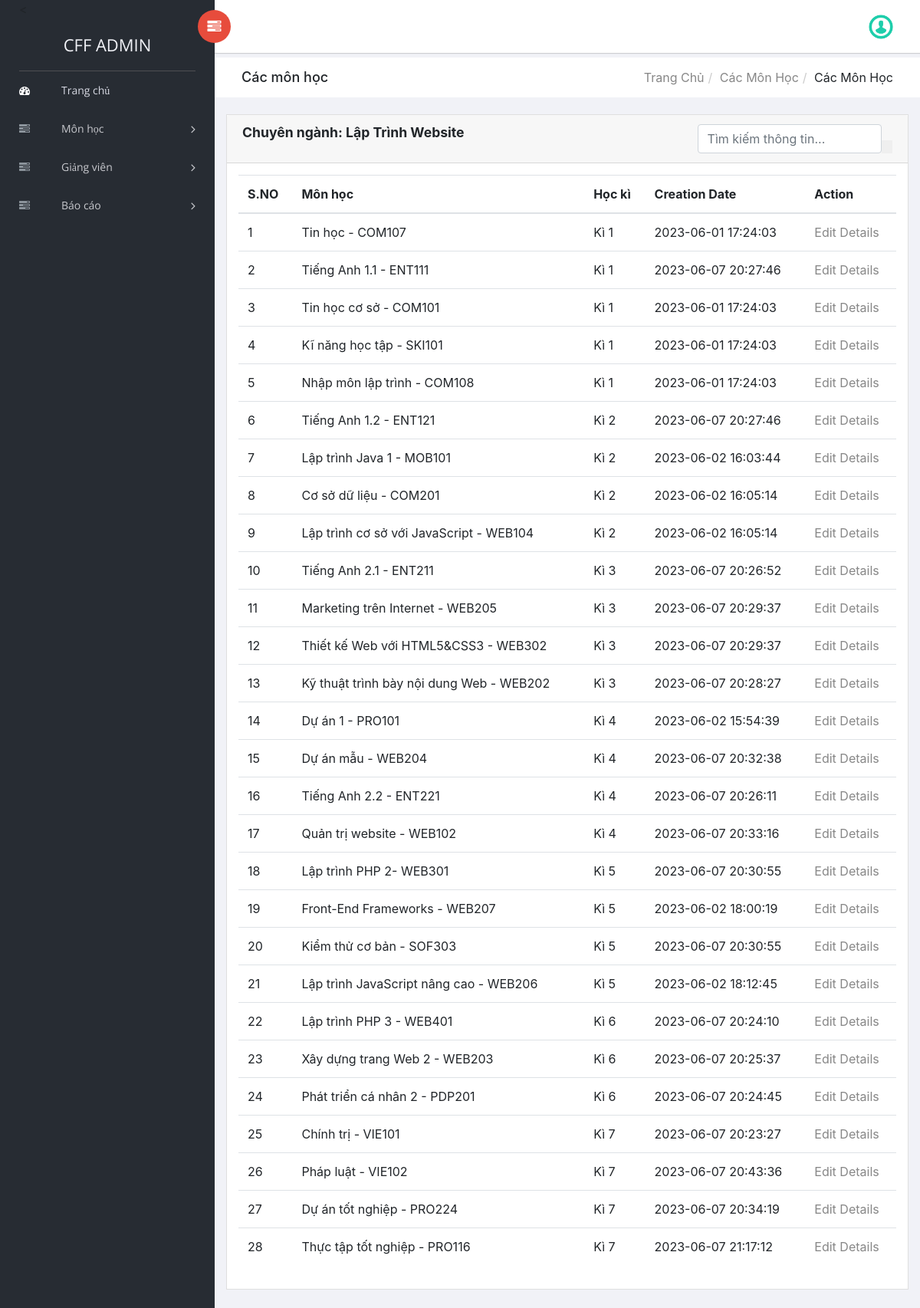
Screenshot of /CFF/admin/manage-subjects.php (signed in) with the database file from the repository.
### tables this page shows
CREATE TABLE `tailieu` (
  `name` varchar(255) NOT NULL,
  `ki` varchar(11) DEFAULT NULL,
  `mota` varchar(255) DEFAULT NULL,
  `CreationDate` timestamp NULL DEFAULT current_timestamp()
);

### CFF/admin/manage-subjects.php (the view, shortened to what this page needs)
<?php
include('includes/dbconnection.php');
if (strlen($_SESSION['trmsaid'] == 0)) {
    header('location:logout.php');
} else {
?>
    <!doctype html>
    <html class="no-js" lang="en">
    <head>
        <link rel="stylesheet" href="vendors/bootstrap/dist/css/bootstrap.min.css">
        <link rel="stylesheet" href="vendors/font-awesome/css/font-awesome.min.css">
        <link rel="stylesheet" href="vendors/themify-icons/css/themify-icons.css">
        <link rel="stylesheet" href="vendors/flag-icon-css/css/flag-icon.min.css">
        <link rel="stylesheet" href="vendors/selectFX/css/cs-skin-elastic.css">
        <link rel="stylesheet" href="assets/css/style.css">
    </head>
    <body>
        <?php include_once('includes/sidebar.php'); ?>
        <div id="right-panel" class="right-panel">
            <?php include_once('includes/header.php'); ?>
            <div class="breadcrumbs">
                <div class="col-sm-4">
                    <div class="page-header float-left">
                        <div class="page-title">
                            <h1>Các môn học</h1>
                        </div>
                    </div>
                </div>
                <div class="col-sm-8">
                    <div class="page-header float-right">
                        <div class="page-title">
                            <ol class="breadcrumb text-right">
                                <li><a href="dashboard.php">Trang chủ</a></li>
                                <li><a href="manage-subjects.php">Các môn học</a></li>
                                <li class="active">Các môn học</li>
                            </ol>
                        </div>
                    </div>
                </div>
            </div>
            <div class="content mt-3">
                <div class="animated fadeIn">
                    <div class="row">
                        <div class="col-lg-12">
                            <div class="card">
                                <div class="card-header">
                                    <h4>
                                        <strong class="card-title">Chuyên ngành: Lập Trình Website </strong>
                                        <form action="manage-subjects.php" class="form_box d-flex justify-content-between w-100" method="post" name="search">
                                        <input type="search" id="searchdata" name="searchteacher" placeholder="Tìm kiếm thông tin..." data-aos="fade-up" data-aos-delay="200" class="form-control btn-get-started" style="margin-left:70%;margin-top:-2.4%; width:30%" />
                                        <button type="submit" class="btn btn-get-started mr-0 pr-0" name="search" id="submit">
                                        </button>
                                        </form>
                                    </h4>
                                </div>
                                <?php
                                if (isset($_POST['search'])) {
                                    $sdata = $_POST['searchteacher'];
                                    $sql = "SELECT * from tailieu where name like  '%$sdata%' || ki like '%$sdata%'";
                                    $query = $dbh->prepare($sql);
                                    $query->execute();
                                    $results = $query->fetchAll(PDO::FETCH_OBJ);
                                ?>
                                    <div class="card-body">
                                        <table class="table">
                                            <thead>
                                                <tr>
                                                <tr>
                                                    <th>STT</th>
                                                    <th>Môn học</th>
                                                    <th>Học kì</th>
                                                    <th>Creation Date</th>
                                                    <th>Action</th>
                                                </tr>
                                                </tr>
                                            </thead>
                                            <?php
                                            $cnt = 1;
                                            if ($query->rowCount() > 0) {
                                                foreach ($results as $row) {               ?>
                                                    <tr>
                                                        <td><?php echo htmlentities($cnt); ?></td>
                                                        <td><?php echo htmlentities($row->name); ?></td>
                                                        <td><?php echo htmlentities($row->ki); ?></td>
                                                        <td><?php echo htmlentities($row->CreationDate); ?></td>
                                                        <td><a href="edit-subjects-detail.php?name=<?php echo htmlentities($row->name); ?>">Edit Details</a></td>
                                                    </tr>
                                            <?php $cnt = $cnt + 1;
                                                }
                                            } ?>
                                        </table>
                                    </div>
                                <?php  } else { ?>
                                    <div class="card-body">
                                        <table class="table">
                                            <thead>
                                                <tr>
                                                <tr>
                                                    <th>S.NO</th>
                                                    <th>Môn học</th>
                                                    <th>Học kì</th>
                                                    <th>Creation Date</th>
                                                    <th>Action</th>
                                                </tr>
                                                </tr>
                                            </thead>
                                            <?php
                                            $sql = "SELECT * from tailieu Order By ki";
                                            $query = $dbh->prepare($sql);
                                            $query->execute();
                                            $results = $query->fetchAll(PDO::FETCH_OBJ);
                                            $cnt = 1;
                                            if ($query->rowCount() > 0) {
                                                foreach ($results as $row) {               ?>
                                                    <tr>
                                                        <td><?php echo htmlentities($cnt); ?></td>
                                                        <td><?php echo htmlentities($row->name); ?></td>
                                                        <td><?php echo htmlentities($row->ki); ?></td>
                                                        <td><?php echo htmlentities($row->CreationDate); ?></td>
                                                        <td><a href="edit-subjects-detail.php?name=<?php echo htmlentities($row->name); ?>">Edit Details</a></td>
                                                    </tr>
                                            <?php $cnt = $cnt + 1;
                                                }
                                            } ?>
                                        </table>
                                    </div>
                                <?php } ?>
                            </div>
                        </div>
                    </div>
                </div>
            </div>
        </div>
    </body>
    </html>
<?php }  ?>

### rows the page displays
tailieu: name "Tin học - COM107", ki "Kì 1", CreationDate "2023-06-01 17:24:03"
tailieu: name "Tiếng Anh 1.1 - ENT111", ki "Kì 1", CreationDate "2023-06-07 20:27:46"
tailieu: name "Tin học cơ sở - COM101", ki "Kì 1", CreationDate "2023-06-01 17:24:03"
tailieu: name "Kĩ năng học tập - SKI101", ki "Kì 1", CreationDate "2023-06-01 17:24:03"
tailieu: name "Nhập môn lập trình - COM108", ki "Kì 1", CreationDate "2023-06-01 17:24:03"
tailieu: name "Tiếng Anh 1.2 - ENT121", ki "Kì 2", CreationDate "2023-06-07 20:27:46"
tailieu: name "Lập trình Java 1 - MOB101", ki "Kì 2", CreationDate "2023-06-02 16:03:44"
tailieu: name "Cơ sở dữ liệu - COM201", ki "Kì 2", CreationDate "2023-06-02 16:05:14"
tailieu: name "Lập trình cơ sở với JavaScript - WEB104", ki "Kì 2", CreationDate "2023-06-02 16:05:14"
tailieu: name "Tiếng Anh 2.1 - ENT211", ki "Kì 3", CreationDate "2023-06-07 20:26:52"
tailieu: name "Marketing trên Internet - WEB205", ki "Kì 3", CreationDate "2023-06-07 20:29:37"
tailieu: name "Thiết kế Web với HTML5&CSS3 - WEB302", ki "Kì 3", CreationDate "2023-06-07 20:29:37"
tailieu: name "Kỹ thuật trình bày nội dung Web - WEB202", ki "Kì 3", CreationDate "2023-06-07 20:28:27"
tailieu: name "Dự án 1 - PRO101", ki "Kì 4", CreationDate "2023-06-02 15:54:39"
tailieu: name "Dự án mẫu - WEB204", ki "Kì 4", CreationDate "2023-06-07 20:32:38"
tailieu: name "Tiếng Anh 2.2 - ENT221", ki "Kì 4", CreationDate "2023-06-07 20:26:11"
tailieu: name "Quản trị website - WEB102", ki "Kì 4", CreationDate "2023-06-07 20:33:16"
tailieu: name "Lập trình PHP 2- WEB301", ki "Kì 5", CreationDate "2023-06-07 20:30:55"
tailieu: name "Front-End Frameworks - WEB207", ki "Kì 5", CreationDate "2023-06-02 18:00:19"
tailieu: name "Kiểm thử cơ bản - SOF303", ki "Kì 5", CreationDate "2023-06-07 20:30:55"
tailieu: name "Lập trình JavaScript nâng cao - WEB206", ki "Kì 5", CreationDate "2023-06-02 18:12:45"
tailieu: name "Lập trình PHP 3 - WEB401", ki "Kì 6", CreationDate "2023-06-07 20:24:10"
tailieu: name "Xây dựng trang Web 2 - WEB203", ki "Kì 6", CreationDate "2023-06-07 20:25:37"
tailieu: name "Phát triển cá nhân 2 - PDP201", ki "Kì 6", CreationDate "2023-06-07 20:24:45"
tailieu: name "Chính trị - VIE101", ki "Kì 7", CreationDate "2023-06-07 20:23:27"
tailieu: name "Pháp luật - VIE102", ki "Kì 7", CreationDate "2023-06-07 20:43:36"
tailieu: name "Dự án tốt nghiệp - PRO224", ki "Kì 7", CreationDate "2023-06-07 20:34:19"
tailieu: name "Thực tập tốt nghiệp - PRO116", ki "Kì 7", CreationDate "2023-06-07 21:17:12"
